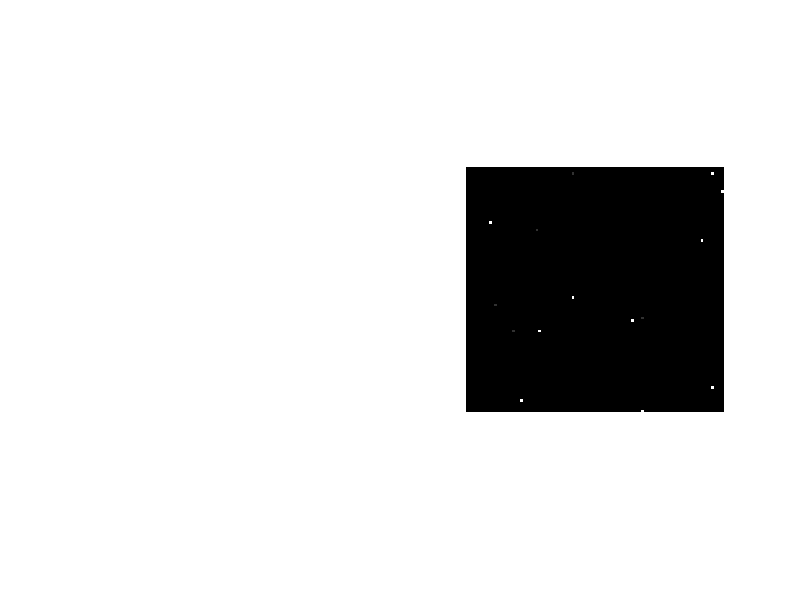

MATLAB code for this plot: (Note: this script raises an error after producing the figure.)
global mapa;
global poblacionDepredadores;
global poblacionPresas;
global tasaReproduccionPresas;
global tasaReproduccionDepredadores;
global presas;

depredadores = struct();
presas = struct();

mapa = zeros(100, 100);
poblacionDepredadores = 1;
poblacionPresas = 1;
tasaReproduccionPresas = 1;
tasaReproduccionDepredadores = 1;

function crearDepredador()
    global poblacionDepredadores;
    global depredadores;

    depredadores(poblacionDepredadores).tiempoVidaSinComida = 10;
    depredadores(poblacionDepredadores).posicionX = int64(rand() * 97 + 2);
    depredadores(poblacionDepredadores).posicionY = int64(rand() * 97 + 2);
    depredadores(poblacionDepredadores).direccionMovimiento = 1;
    poblacionDepredadores += 1;

endfunction

function crearPresa()
    global poblacionPresas;
    global presas;

    presas(poblacionPresas).posicionX = int64(rand() * 97 + 2);
    presas(poblacionPresas).posicionY = int64(rand() * 97 + 2);
    presas(poblacionPresas).direccionMovimiento = 1;

    poblacionPresas += 1;
endfunction

function dibujarPantalla(instante)
    global presas;
    global poblacionPresas;
    global depredadores;
    global poblacionDepredadores;

    for i = 1:columns(presas)
        presaActual = presas(i);

        if presaActual.posicionX <= 1 || presaActual.posicionX >= 100 || presaActual.posicionY <= 1 || presaActual.posicionY >= 100

            if presaActual.posicionX <= 1
                presaActual.posicionX += 2;
            endif

            if presaActual.posicionX >= 100
                presaActual.posicionX -= 2;
            endif

            if presaActual.posicionY <= 1
                presaActual.posicionY += 2;
            endif

            if presaActual.posicionY >= 100
                presaActual.posicionY -= 2;
            endif

        endif

        if presaActual.direccionMovimiento == 1
            presaActual.posicionY +=1;
        endif

        if presaActual.direccionMovimiento == 2
            presaActual.posicionX +=1;
        endif

        if presaActual.direccionMovimiento == 3
            presaActual.posicionY -=1;
        endif

        if presaActual.direccionMovimiento == 4
            presaActual.posicionX -=1;
        endif

        presaActual.direccionMovimiento = int64(rand() * 4 + 1);
        presas(i)=presaActual;
        mapa(presaActual.posicionY, presaActual.posicionX) = 255;
    endfor

    for i = 1:columns(depredadores)
        depredadorActual = depredadores(i);
        if depredadorActual.posicionX <= 1 || depredadorActual.posicionX >= 100 || depredadorActual.posicionY <= 1 || depredadorActual.posicionY >= 100

            if depredadorActual.posicionX <= 1
                depredadorActual.posicionX +=2;
            endif

            if depredadorActual.posicionX >= 100
                depredadorActual.posicionX -= 2;
            endif

            if depredadorActual.posicionY <= 1
                depredadorActual.posicionY += 2;
            endif

            if depredadorActual.posicionY >= 100
                depredadorActual.posicionY -= 2;
            endif

        endif
        depredadorActual.direccionMovimiento
        if depredadorActual.direccionMovimiento == 1
            depredadorActual.posicionY +=4;
        endif

        if depredadorActual.direccionMovimiento == 2
            depredadorActual.posicionX +=4;
        endif

        if depredadorActual.direccionMovimiento == 3
            depredadorActual.posicionY -=4;
        endif

        if depredadorActual.direccionMovimiento == 4
            depredadorActual.posicionX -=4;
        endif

        depredadorActual.direccionMovimiento = int64(rand() * 4 + 1);
        depredadores(i)=depredadorActual;
        mapa(depredadorActual.posicionY, depredadorActual.posicionX) = 50;
    endfor
    mapa=uint8(mapa);
    subplot(1,2,2)
    imshow(mapa);
    pause(0.001);

    for i = 1:columns(presas)
        presaActual = presas(i);
        mapa(presaActual.posicionY, presaActual.posicionX) = 0;
    endfor

    for i = 1:columns(depredadores)
        depredadorActual = depredadores(i);
        mapa(depredadorActual.posicionY, depredadorActual.posicionX) = 0;
    endfor
endfunction

for i = 1:10
    crearPresa();
endfor

for i = 1:5
    crearDepredador();
endfor

for i = 1:5000
    dibujarPantalla(i);
endfor
